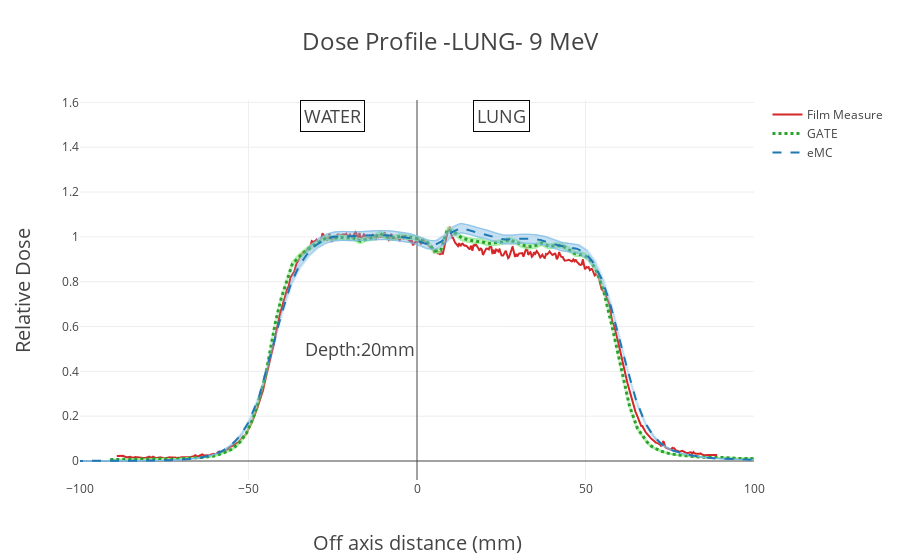

Here is the notebook cell this chart was saved with:
### Code cell
data1 = [trace1, trace2, trace3]
fig1= go.Figure(data=data1, layout=layout1)   

py.iplot(fig1, filename=name+'_plot', image='svg')

### Figure 1 — Plotly figure (JSON) as saved in the notebook; plotly's stock layout.template omitted (floating-point values rounded to 4 significant figures; data arrays with more than 128 entries replaced by an {"elided": "..."} marker saying what was removed)
{"data": [{"line": {"color": "rgba(214, 39, 40, 100)"}, "mode": "lines", "name": "Film Measure", "type": "scatter", "x": {"elided": "2000 float values"}, "y": {"elided": "2000 float values"}}, {"error_y": {"array": {"elided": "2000 float values"}, "color": "#9CEF9C", "opacity": 0.5, "thickness": 0.5, "type": "data", "visible": true, "width": 1.5}, "line": {"color": "rgba(44, 160, 44, 100)", "dash": "dot", "width": 3}, "mode": "lines", "name": "GATE", "type": "scatter", "x": {"elided": "2000 float values"}, "y": {"elided": "2000 float values"}}, {"error_y": {"color": "#7CBAE6", "opacity": 0.5, "thickness": 0.5, "type": "percent", "value": 2, "visible": true, "width": 1.5}, "line": {"color": "rgba(31, 119, 180, 100)", "dash": "dash"}, "mode": "lines", "name": "eMC ", "type": "scatter", "x": {"elided": "2000 float values"}, "y": {"elided": "2000 float values"}}], "layout": {"annotations": [{"font": {"size": 18}, "showarrow": false, "text": "Depth:20mm", "x": -17, "xref": "gateX2", "y": 0.5, "yref": "gateY2"}, {"bordercolor": "040404", "borderpad": 3, "borderwidth": 1, "font": {"size": 18}, "showarrow": false, "text": "WATER", "x": -25, "xref": "gateX2", "y": 1.539, "yref": "gateY2"}, {"bordercolor": "040404", "borderpad": 3, "borderwidth": 1, "font": {"size": 18}, "showarrow": false, "text": "LUNG", "x": 25, "xref": "gateX2", "y": 1.539, "yref": "gateY2"}], "title": "Dose Profile -LUNG- 9 MeV", "titlefont": {"size": 24}, "xaxis": {"range": [-100, 100], "title": "Off axis distance (mm)", "titlefont": {"size": 20}}, "yaxis": {"title": "Relative Dose", "titlefont": {"size": 20}}}}
